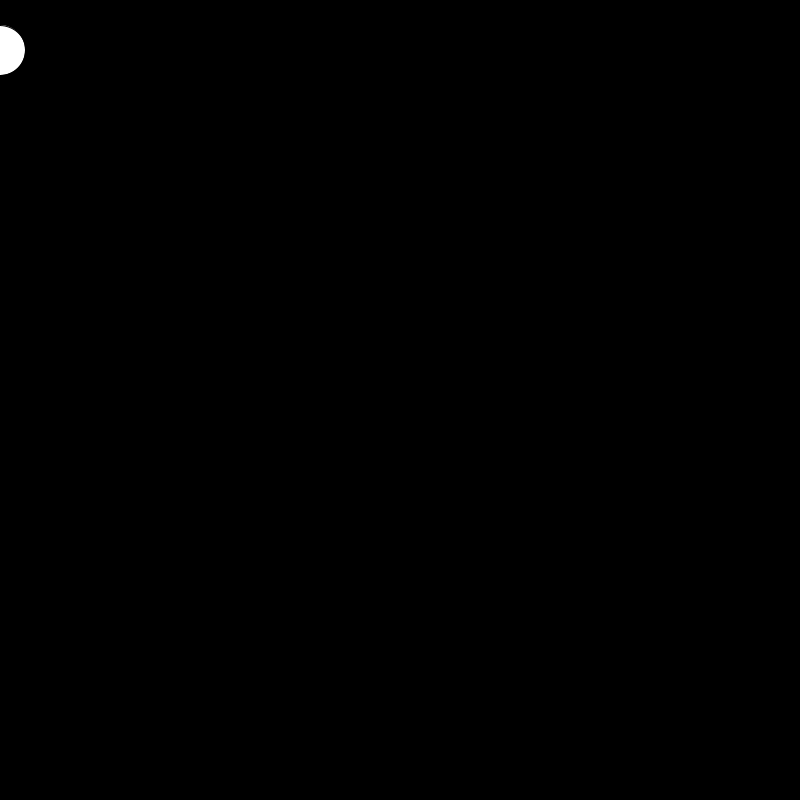
Frame 1 (no input)
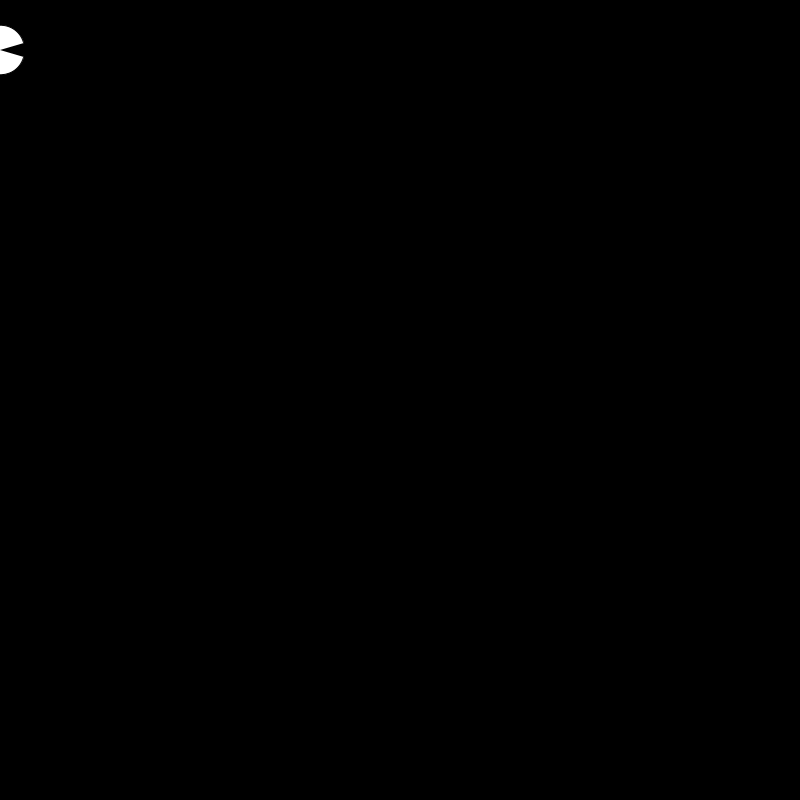
Frame 60 (the mouse pressed at the canvas centre just before this capture)
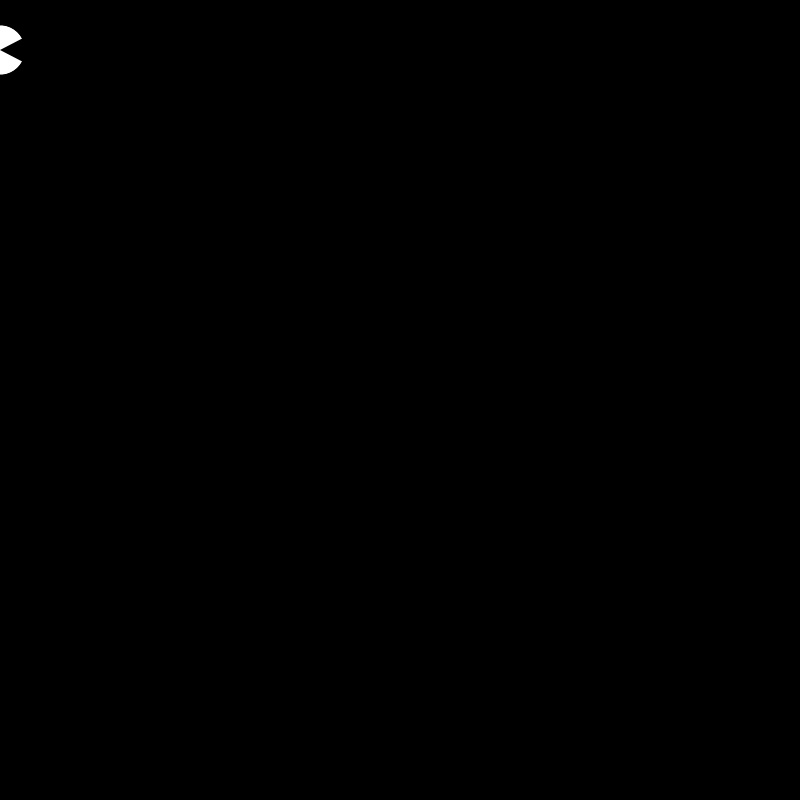
Frame 120 (the mouse held since frame 60 and released just before this capture)

The Processing sketch that drew these frames (run headless with seeded random() and noise(); from frame 60 on, the mouse is pressed at the canvas centre):

// Processing sketch: pacman_function
// ── pacman_function.pde
/*Created by Aven on July 7th
 for Go Beyond Classics: Bring Video Game into Real World
 In class live coding
 */
//float angle = 0;
//float anglePlus = 0.05;
float initSpd =3;
float speed;
float x = 0;
float xPlus = 0;
float y = 50;
float yPlus = 0;
float pacSize = 50;
float direction= 0;
void setup() {
  size(800, 800);
  speed = initSpd;
}
void draw() {
  background(0);
  pacDisplay(x, y, pacSize);
  pacMove();
}
void pacDisplay(float x, float y, float pacSize) {
  float angle = abs(sin(frameCount/6))*PI/6;
  fill(255);
  arc(x, y, pacSize, pacSize, direction* PI/2+angle, direction* PI/2+2*PI-angle); 
  //angle += anglePlus;
  //if (angle > PI/6 || angle < 0) anglePlus *= -1;
}
void pacMove() {
  x+= xPlus;
  y+= yPlus;

  if (keyPressed) { // some key is pressed down
    //--------speed up ---------------
    if (keyCode == SHIFT) {
      speed ++;
      xPlus *= 1.05;
      yPlus *= 1.05;
    }
    //--------speed up ---------------
    //--------direction ---------------
    /*
    if (keyCode == RIGHT) {// X ++, O
     xPlus = speed;
     direction = 0;
     }
     if (keyCode == DOWN) {//Y++,PI/2
     yPlus = speed;
     direction = 1;
     }
     if (keyCode == LEFT) {//X--,PI
     xPlus = -speed;
     direction = 2;
     }
     if (keyCode == UP) {//Y--,PI*3/2
     yPlus = -speed;
     direction = 3;
     }
     */
    switch (keyCode) {
    case RIGHT:
      xPlus = speed;
      direction = 0;
      break;
    case DOWN:
      yPlus = speed;
      direction = 1;
      break;
    case LEFT:
      xPlus = -speed;
      direction = 2;
      break;
    case UP:
      yPlus = -speed;
      direction = 3;
      break;
    }
    //--------direction ---------------
  }
  //--------boundries ---------------
  if (x> width) x = 0;
  if (x< 0) x = width;
  if (y> height) y = 0;
  if (y< 0)y = height;
  //--------boundries ---------------
  println("xPlus  "+ xPlus + "  yPlus  " + yPlus + "  Speed   " + speed);
}

//--------slow down ---------------
void keyReleased() {
  xPlus = 0;
  yPlus = 0;
  speed = initSpd;
}
//--------slow down ---------------
